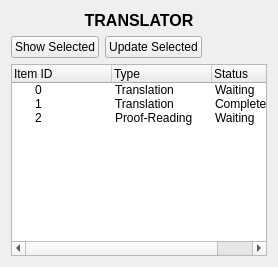
      <widget class="QWidget" name="pageTranslatorMain">
       <layout class="QHBoxLayout" name="horizontalLayout_18">
        <item>
         <layout class="QVBoxLayout" name="verticalLayout_15">
          <item>
           <widget class="QLabel" name="label_32">
            <property name="font">
             <font>
              <pointsize>12</pointsize>
              <weight>75</weight>
              <bold>true</bold>
             </font>
            </property>
            <property name="text">
             <string>TRANSLATOR</string>
            </property>
            <property name="alignment">
             <set>Qt::AlignCenter</set>
            </property>
           </widget>
          </item>
          <item>
           <layout class="QHBoxLayout" name="horizontalLayout_17">
            <item>
             <widget class="QPushButton" name="pushButton_8">
              <property name="text">
               <string>Show Selected</string>
              </property>
             </widget>
            </item>
            <item>
             <widget class="QPushButton" name="pushButton_14">
              <property name="text">
               <string>Update Selected</string>
              </property>
             </widget>
            </item>
            <item>
             <spacer name="horizontalSpacer_9">
              <property name="orientation">
               <enum>Qt::Horizontal</enum>
              </property>
              <property name="sizeHint" stdset="0">
               <size>
                <width>40</width>
                <height>20</height>
               </size>
              </property>
             </spacer>
            </item>
           </layout>
          </item>
          <item>
           <widget class="QTreeWidget" name="treeWidget_3">
            <property name="columnCount">
             <number>3</number>
            </property>
            <column>
             <property name="text">
              <string>Item ID</string>
             </property>
            </column>
            <column>
             <property name="text">
              <string>Type</string>
             </property>
            </column>
            <column>
             <property name="text">
              <string>Status</string>
             </property>
            </column>
            <item>
             <property name="text">
              <string>0</string>
             </property>
             <property name="text">
              <string>Translation</string>
             </property>
             <property name="text">
              <string>Waiting</string>
             </property>
            </item>
            <item>
             <property name="text">
              <string>1</string>
             </property>
             <property name="text">
              <string>Translation</string>
             </property>
             <property name="text">
              <string>Completed</string>
             </property>
            </item>
            <item>
             <property name="text">
              <string>2</string>
             </property>
             <property name="text">
              <string>Proof-Reading</string>
             </property>
             <property name="text">
              <string>Waiting</string>
             </property>
            </item>
           </widget>
          </item>
         </layout>
        </item>
       </layout>
      </widget>
